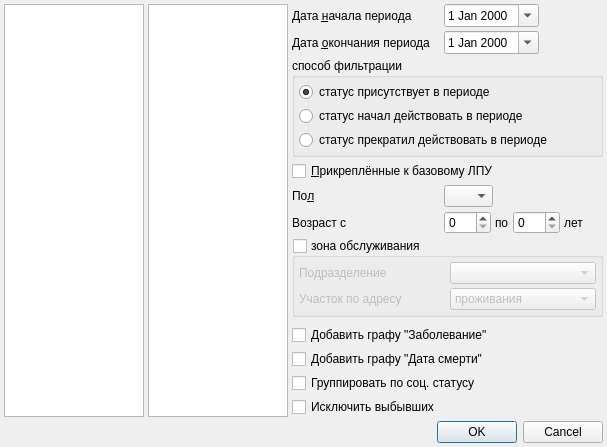
<?xml version="1.0" encoding="UTF-8"?>
<ui version="4.0">
 <class>SocStatusSetupDialog</class>
 <widget class="QDialog" name="SocStatusSetupDialog">
  <property name="geometry">
   <rect>
    <x>0</x>
    <y>0</y>
    <width>607</width>
    <height>403</height>
   </rect>
  </property>
  <property name="windowTitle">
   <string>Dialog</string>
  </property>
  <layout class="QGridLayout" name="gridLayout_2">
   <property name="margin">
    <number>4</number>
   </property>
   <property name="spacing">
    <number>4</number>
   </property>
   <item row="0" column="3" colspan="2">
    <widget class="CDateEdit" name="edtBegDate">
     <property name="sizePolicy">
      <sizepolicy hsizetype="Maximum" vsizetype="Fixed">
       <horstretch>0</horstretch>
       <verstretch>0</verstretch>
      </sizepolicy>
     </property>
     <property name="calendarPopup">
      <bool>true</bool>
     </property>
    </widget>
   </item>
   <item row="0" column="5" colspan="2">
    <spacer name="horizontalSpacer">
     <property name="orientation">
      <enum>Qt::Horizontal</enum>
     </property>
     <property name="sizeHint" stdset="0">
      <size>
       <width>58</width>
       <height>20</height>
      </size>
     </property>
    </spacer>
   </item>
   <item row="1" column="2">
    <widget class="QLabel" name="lblEndDate">
     <property name="text">
      <string>Дата &amp;окончания периода</string>
     </property>
     <property name="buddy">
      <cstring>edtEndDate</cstring>
     </property>
    </widget>
   </item>
   <item row="2" column="2" colspan="5">
    <widget class="QGroupBox" name="groupBox">
     <property name="sizePolicy">
      <sizepolicy hsizetype="Expanding" vsizetype="Fixed">
       <horstretch>0</horstretch>
       <verstretch>0</verstretch>
      </sizepolicy>
     </property>
     <property name="title">
      <string>способ фильтрации</string>
     </property>
     <layout class="QVBoxLayout" name="verticalLayout">
      <property name="spacing">
       <number>4</number>
      </property>
      <property name="margin">
       <number>4</number>
      </property>
      <item>
       <widget class="QRadioButton" name="btnStatusInPeriod">
        <property name="sizePolicy">
         <sizepolicy hsizetype="Maximum" vsizetype="Fixed">
          <horstretch>0</horstretch>
          <verstretch>0</verstretch>
         </sizepolicy>
        </property>
        <property name="text">
         <string>статус присутствует в периоде</string>
        </property>
        <property name="checked">
         <bool>true</bool>
        </property>
       </widget>
      </item>
      <item>
       <widget class="QRadioButton" name="btnStatusStart">
        <property name="sizePolicy">
         <sizepolicy hsizetype="Maximum" vsizetype="Fixed">
          <horstretch>0</horstretch>
          <verstretch>0</verstretch>
         </sizepolicy>
        </property>
        <property name="text">
         <string>статус начал действовать в периоде</string>
        </property>
       </widget>
      </item>
      <item>
       <widget class="QRadioButton" name="btnStatusFinish">
        <property name="sizePolicy">
         <sizepolicy hsizetype="Maximum" vsizetype="Fixed">
          <horstretch>0</horstretch>
          <verstretch>0</verstretch>
         </sizepolicy>
        </property>
        <property name="text">
         <string>статус прекратил действовать в периоде</string>
        </property>
       </widget>
      </item>
     </layout>
    </widget>
   </item>
   <item row="5" column="3" colspan="3">
    <widget class="QFrame" name="frmAge">
     <property name="frameShape">
      <enum>QFrame::NoFrame</enum>
     </property>
     <property name="frameShadow">
      <enum>QFrame::Raised</enum>
     </property>
     <layout class="QHBoxLayout" name="_2">
      <property name="spacing">
       <number>4</number>
      </property>
      <property name="margin">
       <number>0</number>
      </property>
      <item>
       <widget class="QSpinBox" name="edtAgeFrom">
        <property name="sizePolicy">
         <sizepolicy hsizetype="Maximum" vsizetype="Fixed">
          <horstretch>0</horstretch>
          <verstretch>0</verstretch>
         </sizepolicy>
        </property>
        <property name="maximum">
         <number>150</number>
        </property>
       </widget>
      </item>
      <item>
       <widget class="QLabel" name="lblAgeTo">
        <property name="sizePolicy">
         <sizepolicy hsizetype="Maximum" vsizetype="Preferred">
          <horstretch>0</horstretch>
          <verstretch>0</verstretch>
         </sizepolicy>
        </property>
        <property name="text">
         <string>по</string>
        </property>
        <property name="buddy">
         <cstring>edtAgeTo</cstring>
        </property>
       </widget>
      </item>
      <item>
       <widget class="QSpinBox" name="edtAgeTo">
        <property name="sizePolicy">
         <sizepolicy hsizetype="Maximum" vsizetype="Fixed">
          <horstretch>0</horstretch>
          <verstretch>0</verstretch>
         </sizepolicy>
        </property>
        <property name="maximum">
         <number>150</number>
        </property>
       </widget>
      </item>
      <item>
       <widget class="QLabel" name="lblAgeYears">
        <property name="sizePolicy">
         <sizepolicy hsizetype="Maximum" vsizetype="Preferred">
          <horstretch>0</horstretch>
          <verstretch>0</verstretch>
         </sizepolicy>
        </property>
        <property name="text">
         <string>лет</string>
        </property>
        <property name="buddy">
         <cstring>edtAgeTo</cstring>
        </property>
       </widget>
      </item>
     </layout>
    </widget>
   </item>
   <item row="6" column="2" colspan="5">
    <widget class="QGroupBox" name="grbOrgStructure">
     <property name="title">
      <string>зона обслуживания</string>
     </property>
     <property name="checkable">
      <bool>true</bool>
     </property>
     <property name="checked">
      <bool>false</bool>
     </property>
     <layout class="QGridLayout" name="gridLayout">
      <property name="margin">
       <number>4</number>
      </property>
      <property name="spacing">
       <number>4</number>
      </property>
      <item row="0" column="0">
       <widget class="QLabel" name="lblOrgStructure">
        <property name="text">
         <string>Подразделение</string>
        </property>
       </widget>
      </item>
      <item row="0" column="1">
       <widget class="COrgStructureComboBox" name="cmbOrgStructure"/>
      </item>
      <item row="1" column="0">
       <widget class="QLabel" name="lblAreaAddressType">
        <property name="text">
         <string>Участок по адресу</string>
        </property>
       </widget>
      </item>
      <item row="1" column="1">
       <widget class="QComboBox" name="cmbAreaAddressType">
        <item>
         <property name="text">
          <string>проживания</string>
         </property>
        </item>
        <item>
         <property name="text">
          <string>регистрации</string>
         </property>
        </item>
       </widget>
      </item>
     </layout>
    </widget>
   </item>
   <item row="0" column="0" rowspan="13">
    <widget class="CTreeView" name="treeItems"/>
   </item>
   <item row="0" column="2">
    <widget class="QLabel" name="lblBegDate">
     <property name="text">
      <string>Дата &amp;начала периода</string>
     </property>
     <property name="buddy">
      <cstring>edtBegDate</cstring>
     </property>
    </widget>
   </item>
   <item row="1" column="5" colspan="2">
    <spacer name="horizontalSpacer_2">
     <property name="orientation">
      <enum>Qt::Horizontal</enum>
     </property>
     <property name="sizeHint" stdset="0">
      <size>
       <width>58</width>
       <height>20</height>
      </size>
     </property>
    </spacer>
   </item>
   <item row="1" column="3" colspan="2">
    <widget class="CDateEdit" name="edtEndDate">
     <property name="sizePolicy">
      <sizepolicy hsizetype="Maximum" vsizetype="Fixed">
       <horstretch>0</horstretch>
       <verstretch>0</verstretch>
      </sizepolicy>
     </property>
     <property name="calendarPopup">
      <bool>true</bool>
     </property>
    </widget>
   </item>
   <item row="3" column="2" colspan="5">
    <widget class="QCheckBox" name="chkOnlyPermanentAttach">
     <property name="text">
      <string>&amp;Прикреплённые к базовому ЛПУ</string>
     </property>
    </widget>
   </item>
   <item row="4" column="3">
    <widget class="QComboBox" name="cmbSex">
     <item>
      <property name="text">
       <string/>
      </property>
     </item>
     <item>
      <property name="text">
       <string>М</string>
      </property>
     </item>
     <item>
      <property name="text">
       <string>Ж</string>
      </property>
     </item>
    </widget>
   </item>
   <item row="4" column="2">
    <widget class="QLabel" name="lblSex">
     <property name="text">
      <string>По&amp;л</string>
     </property>
     <property name="buddy">
      <cstring>cmbSex</cstring>
     </property>
    </widget>
   </item>
   <item row="4" column="4" colspan="3">
    <spacer name="spacer_4">
     <property name="orientation">
      <enum>Qt::Horizontal</enum>
     </property>
     <property name="sizeHint" stdset="0">
      <size>
       <width>96</width>
       <height>17</height>
      </size>
     </property>
    </spacer>
   </item>
   <item row="5" column="2">
    <widget class="QLabel" name="lblAge">
     <property name="text">
      <string>Возраст с</string>
     </property>
     <property name="buddy">
      <cstring>edtAgeFrom</cstring>
     </property>
    </widget>
   </item>
   <item row="5" column="6">
    <spacer name="spacer_3">
     <property name="orientation">
      <enum>Qt::Horizontal</enum>
     </property>
     <property name="sizeHint" stdset="0">
      <size>
       <width>4</width>
       <height>17</height>
      </size>
     </property>
    </spacer>
   </item>
   <item row="8" column="2" colspan="2">
    <widget class="QCheckBox" name="chkAddMKB">
     <property name="text">
      <string>Добавить графу &quot;Заболевание&quot;</string>
     </property>
    </widget>
   </item>
   <item row="13" column="0" colspan="7">
    <widget class="QDialogButtonBox" name="buttonBox">
     <property name="orientation">
      <enum>Qt::Horizontal</enum>
     </property>
     <property name="standardButtons">
      <set>QDialogButtonBox::Cancel|QDialogButtonBox::Ok</set>
     </property>
    </widget>
   </item>
   <item row="10" column="2" colspan="2">
    <widget class="QCheckBox" name="chkGroupBySocStatus">
     <property name="text">
      <string>Группировать по соц. статусу</string>
     </property>
    </widget>
   </item>
   <item row="12" column="2" colspan="5">
    <spacer name="verticalSpacer">
     <property name="orientation">
      <enum>Qt::Vertical</enum>
     </property>
     <property name="sizeHint" stdset="0">
      <size>
       <width>20</width>
       <height>87</height>
      </size>
     </property>
    </spacer>
   </item>
   <item row="9" column="2" colspan="2">
    <widget class="QCheckBox" name="chkAddDeathDate">
     <property name="text">
      <string>Добавить графу &quot;Дата смерти&quot;</string>
     </property>
    </widget>
   </item>
   <item row="0" column="1" rowspan="13">
    <widget class="CRBListBox" name="lstItems"/>
   </item>
   <item row="11" column="2">
    <widget class="QCheckBox" name="chkOutcome">
     <property name="text">
      <string>Исключить выбывших</string>
     </property>
    </widget>
   </item>
  </layout>
 </widget>
 <customwidgets>
  <customwidget>
   <class>CTreeView</class>
   <extends>QTreeView</extends>
   <header>library/TreeView.h</header>
  </customwidget>
  <customwidget>
   <class>CDateEdit</class>
   <extends>QDateEdit</extends>
   <header>library/DateEdit</header>
  </customwidget>
  <customwidget>
   <class>COrgStructureComboBox</class>
   <extends>QComboBox</extends>
   <header>Orgs/OrgStructComboBoxes.h</header>
  </customwidget>
  <customwidget>
   <class>CRBListBox</class>
   <extends>QListView</extends>
   <header>library/RBListBox.h</header>
  </customwidget>
 </customwidgets>
 <tabstops>
  <tabstop>treeItems</tabstop>
  <tabstop>edtBegDate</tabstop>
  <tabstop>edtEndDate</tabstop>
  <tabstop>btnStatusInPeriod</tabstop>
  <tabstop>btnStatusStart</tabstop>
  <tabstop>btnStatusFinish</tabstop>
  <tabstop>chkOnlyPermanentAttach</tabstop>
  <tabstop>cmbSex</tabstop>
  <tabstop>edtAgeFrom</tabstop>
  <tabstop>edtAgeTo</tabstop>
  <tabstop>grbOrgStructure</tabstop>
  <tabstop>cmbOrgStructure</tabstop>
  <tabstop>cmbAreaAddressType</tabstop>
  <tabstop>chkAddMKB</tabstop>
  <tabstop>chkGroupBySocStatus</tabstop>
  <tabstop>buttonBox</tabstop>
 </tabstops>
 <resources/>
 <connections>
  <connection>
   <sender>buttonBox</sender>
   <signal>accepted()</signal>
   <receiver>SocStatusSetupDialog</receiver>
   <slot>accept()</slot>
   <hints>
    <hint type="sourcelabel">
     <x>248</x>
     <y>254</y>
    </hint>
    <hint type="destinationlabel">
     <x>157</x>
     <y>274</y>
    </hint>
   </hints>
  </connection>
  <connection>
   <sender>buttonBox</sender>
   <signal>rejected()</signal>
   <receiver>SocStatusSetupDialog</receiver>
   <slot>reject()</slot>
   <hints>
    <hint type="sourcelabel">
     <x>316</x>
     <y>260</y>
    </hint>
    <hint type="destinationlabel">
     <x>286</x>
     <y>274</y>
    </hint>
   </hints>
  </connection>
 </connections>
</ui>
